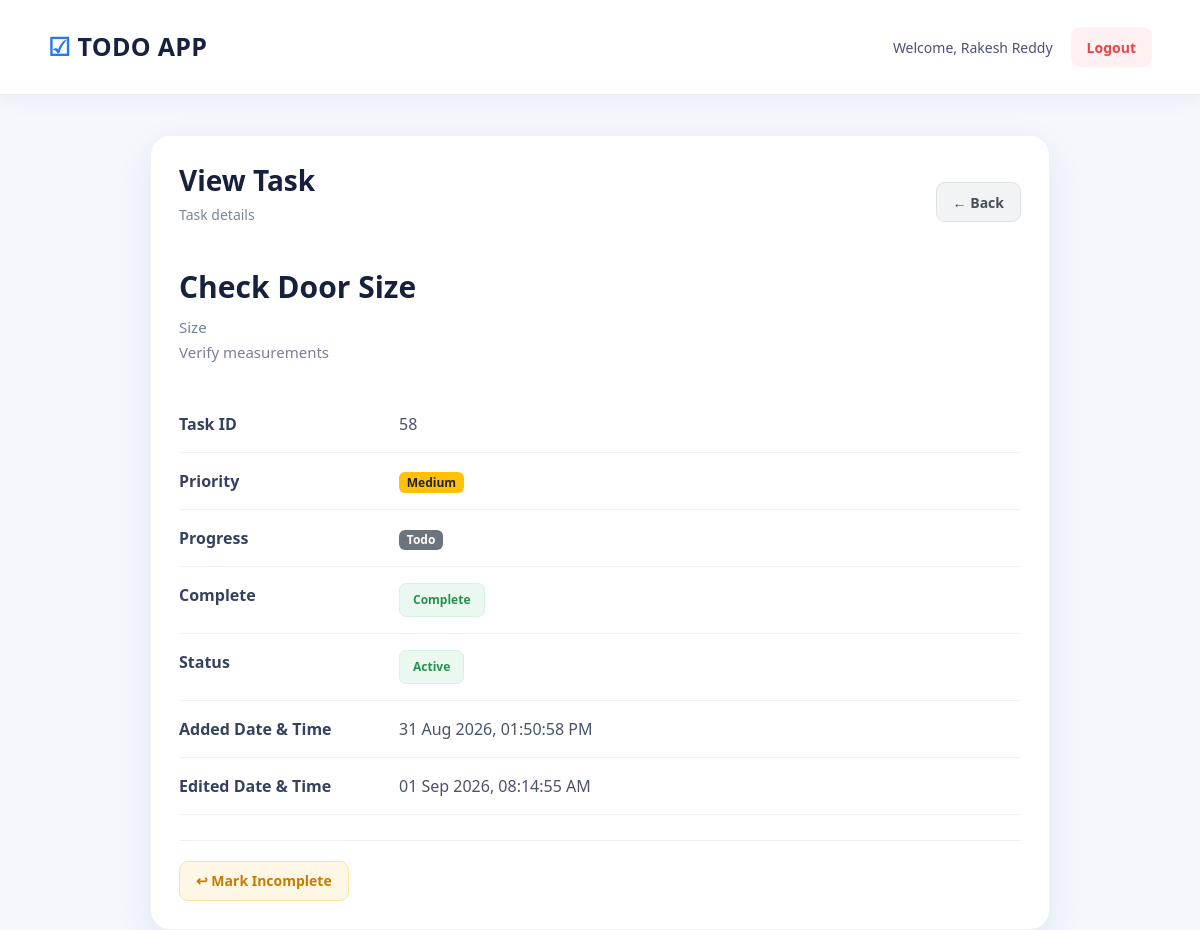
The page /task/view.php?id=58 (signed in) on the database its author committed.
### tables this page shows
CREATE TABLE `tasks` (
  `id` int(11) NOT NULL,
  `Task` varchar(255) NOT NULL,
  `Description` text DEFAULT NULL,
  `status` tinyint(4) NOT NULL DEFAULT 1,
  `is_completed` tinyint(1) NOT NULL DEFAULT 0,
  `priority` enum('High','Medium','Low') NOT NULL DEFAULT 'Medium',
  `progress` enum('Todo','In Progress','Review','Done') NOT NULL DEFAULT 'Todo',
  `addedDate` timestamp NOT NULL DEFAULT current_timestamp(),
  `editedDate` timestamp NOT NULL DEFAULT current_timestamp() ON UPDATE current_timestamp()
);

### task/view.php (the view, shortened to what this page needs)
<?php
require_once __DIR__ . "/../config/database.php";
$id = (int)($_GET["id"] ?? 0);
$sql = "
    SELECT
        id,
        task,
        description,
        status,
        priority,
        progress,
        is_completed,
        addedDate,
        editedDate
    FROM tasks
    WHERE id = ?
    LIMIT 1
";
$stmt = mysqli_prepare($conn, $sql);
mysqli_stmt_bind_param($stmt, "i", $id);
if (!mysqli_stmt_execute($stmt)) {
    die(
        "Database Error: " .
        htmlspecialchars(mysqli_stmt_error($stmt))
    );
}
$result = mysqli_stmt_get_result($stmt);
$task = mysqli_fetch_assoc($result);
function getPriorityClass($priority)
{
    switch ($priority) {
        case "Medium":
            return "bg-warning text-dark";
    }
}
function getProgressClass($progress)
{
    switch ($progress) {
        case "Todo":
            return "bg-secondary";
    }
}
?>
<!DOCTYPE html>
<html lang="en">
<head>
    <link
        href="https://cdn.jsdelivr.net/npm/bootstrap@5.3.3/dist/css/bootstrap.min.css"
        rel="stylesheet"
    >
    <link
        rel="stylesheet"
        href="../assets/style.css"
    >
</head>
<body>
<nav class="navbar">
    <div class="nav-container">
        <div class="logo">
            ☑ TODO APP
        </div>
        <div class="user-section">
            <span>
                Welcome,
                <?php
                echo htmlspecialchars(
                    $_SESSION["user_name"] ?? ""
                );
                ?>
            </span>
            <a
                href="../auth/logout.php"
                class="btn btn-delete"
            >
                Logout
            </a>
        </div>
    </div>
</nav>
<main class="container">
    <div class="card view-card">
        <div class="header-section">
            <div>
                <h1 class="title">
                    View Task
                </h1>
                <p>
                    Task details
                </p>
            </div>
            <a
                href="index.php"
                class="task-btn btn-back"
            >
                ← Back
            </a>
        </div>
        <h2 class="task-title">
            <?php
            echo htmlspecialchars(
                $task["task"] ?? ""
            );
            ?>
        </h2>
        <div class="task-description">
            <?php
            if (!empty($task["description"])) {
                echo nl2br(
                    htmlspecialchars(
                        $task["description"]
                    )
                );
            } else {
                echo "No description available.";
            }
            ?>
        </div>
        <div class="detail-row">
            <div class="detail-label">
                Task ID
            </div>
            <div class="detail-value">
                <?php
                echo (int)$task["id"];
                ?>
            </div>
        </div>
        <div class="detail-row">
            <div class="detail-label">
                Priority
            </div>
            <div class="detail-value">
                <span
                    class="badge <?php echo getPriorityClass($task["priority"]); ?>"
                >
                    <?php
                    echo htmlspecialchars(
                        $task["priority"]
                    );
                    ?>
                </span>
            </div>
        </div>
        <div class="detail-row">
            <div class="detail-label">
                Progress
            </div>
            <div class="detail-value">
                <span
                    class="badge <?php echo getProgressClass($task["progress"]); ?>"
                >
                    <?php
                    echo htmlspecialchars(
                        $task["progress"]
                    );
                    ?>
                </span>
            </div>
        </div>
        <div class="detail-row">
            <div class="detail-label">
                Complete
            </div>
            <div class="detail-value">
                <?php if ((int)$task["is_completed"] === 1): ?>
                    <span class="complete-status completed">
                        Complete
                    </span>
                <?php else: ?>
                    <span class="complete-status incomplete">
                        Incomplete
                    </span>
                <?php endif; ?>
            </div>
        </div>
        <div class="detail-row">
            <div class="detail-label">
                Status
            </div>
            <div class="detail-value">
                <?php if ((int)$task["status"] === 1): ?>
                    <span class="status-active">
                        Active
                    </span>
                <?php else: ?>
                    <span class="status-inactive">
                        Inactive
                    </span>
                <?php endif; ?>
            </div>
        </div>
        <div class="detail-row">
            <div class="detail-label">
                Added Date & Time
            </div>
            <div class="detail-value">
                <?php
                if (!empty($task["addedDate"])) {
                    echo date(
                        "d M Y, h:i:s A",
                        strtotime($task["addedDate"])
                    );
                } else {
                    echo "Not Available";
                }
                ?>
            </div>
        </div>
        <div class="detail-row">
            <div class="detail-label">
                Edited Date & Time
            </div>
            <div class="detail-value">
                <?php
                if (!empty($task["editedDate"])) {
                    echo date(
                        "d M Y, h:i:s A",
                        strtotime($task["editedDate"])
                    );
                } else {
                    echo "Not Available";
                }
                ?>
            </div>
        </div>
        <div class="task-actions">
            <?php if ((int)$task["is_completed"] === 1): ?>
                <a
                    href="toggle_complete.php?id=<?php echo (int)$task["id"]; ?>"
                    class="task-btn btn-incomplete"
                    onclick="return confirm('Mark this task as incomplete?');"
                >
                    ↩ Mark Incomplete
                </a>
            <?php endif; ?>
        </div>
    </div>
</main>
</body>
</html>

### assets/style.css (style rules this page uses)
* { margin: 0; padding: 0; box-sizing: border-box; }
body { font-family: "Segoe UI", Arial, sans-serif; background: #f4f7fc; color: #17213d; min-height: 100vh; }
a { text-decoration: none; }
.container { width: 92%; max-width: 1250px; margin: 40px auto; }
.navbar { width: 100%; background: rgba(255, 255, 255, 0.96); border-bottom: 1px solid #e5ebf5; box-shadow: 0 4px 20px rgba(35, 75, 140, 0.06); }
.nav-container { width: 92%; max-width: 1250px; margin: auto; min-height: 78px; display: flex; align-items: center; justify-content: space-between; }
.logo { font-size: 25px; font-weight: 800; color: #18213f; letter-spacing: 0.3px; }
.logo::first-letter { color: #2878ee; }
.user-section { display: flex; align-items: center; gap: 18px; font-size: 14px; color: #485475; }
.card { background: #ffffff; border-radius: 20px; padding: 28px; box-shadow: 0 12px 35px rgba(40, 82, 150, 0.09); border: 1px solid #eef2f8; }
.btn { display: inline-flex; align-items: center; justify-content: center; border: none; border-radius: 9px; min-height: 40px; padding: 0 16px; font-size: 14px; font-weight: 600; cursor: pointer; transition: transform 0.2s ease, box-shadow 0.2s ease, background 0.2s ease; }
.btn-delete { background: #fff0f1; color: #ed4249; }
.btn-incomplete { background: #fff7e6 !important; color: #c77b00 !important; border: 1px solid #ffe1a8 !important; font-weight: 600; }
.header-section { display: flex; align-items: center; justify-content: space-between; gap: 20px; margin-bottom: 28px; }
.title { font-size: 28px; font-weight: 750; color: #17213d; margin-bottom: 6px; }
.header-section p { color: #7a859b; font-size: 14px; }
.status-active { display: inline-flex !important; align-items: center; justify-content: center; padding: 7px 13px; border-radius: 7px; background-color: #eaf8ef !important; color: #249150 !important; border: 1px solid #d4f4df !important; font-size: 12px; font-weight: 700; }
html, body { height: 100%; }

### task/view.php (style rules this page uses)
.view-card { max-width: 900px; margin: 40px auto; }
.task-title { font-size: 30px; font-weight: 750; color: #17213d; margin-bottom: 10px; }
.task-description { color: #74809c; font-size: 15px; line-height: 1.7; margin-bottom: 30px; }
.detail-row { display: grid; grid-template-columns: 200px 1fr; gap: 20px; padding: 16px 0; border-bottom: 1px solid #edf1f6; }
.detail-label { font-weight: 700; color: #36415f; }
.detail-value { color: #48536d; }
.complete-status { display: inline-flex; align-items: center; justify-content: center; padding: 7px 13px; border-radius: 7px; font-size: 12px; font-weight: 700; white-space: nowrap; }
.complete-status.completed { background: #eaf8ef; color: #249150; border: 1px solid #d4f4df; }
.task-actions { display: flex; flex-wrap: wrap; gap: 10px; margin-top: 25px; padding-top: 20px; border-top: 1px solid #edf1f6; }
.task-btn { display: inline-flex; align-items: center; justify-content: center; min-height: 40px; padding: 0 16px; border-radius: 9px; font-size: 14px; font-weight: 600; text-decoration: none; transition: all 0.2s ease; }
.btn-incomplete { background: #fff4dc; color: #c77b00; border: 1px solid #ffd98a; }
.btn-back { background: #f1f3f5; color: #495057; border: 1px solid #dee2e6; }

### rows shown on the page
tasks: Task "Check Door Size", Description "Size Verify measurements", id "58", priority "Medium", progress "Todo", addedDate "31 Aug 2026, 01:50:58 PM", editedDate "01 Sep 2026, 08:14:55 AM"

### other values the page prints
$_SESSION["user_name"] "Rakesh Reddy"
